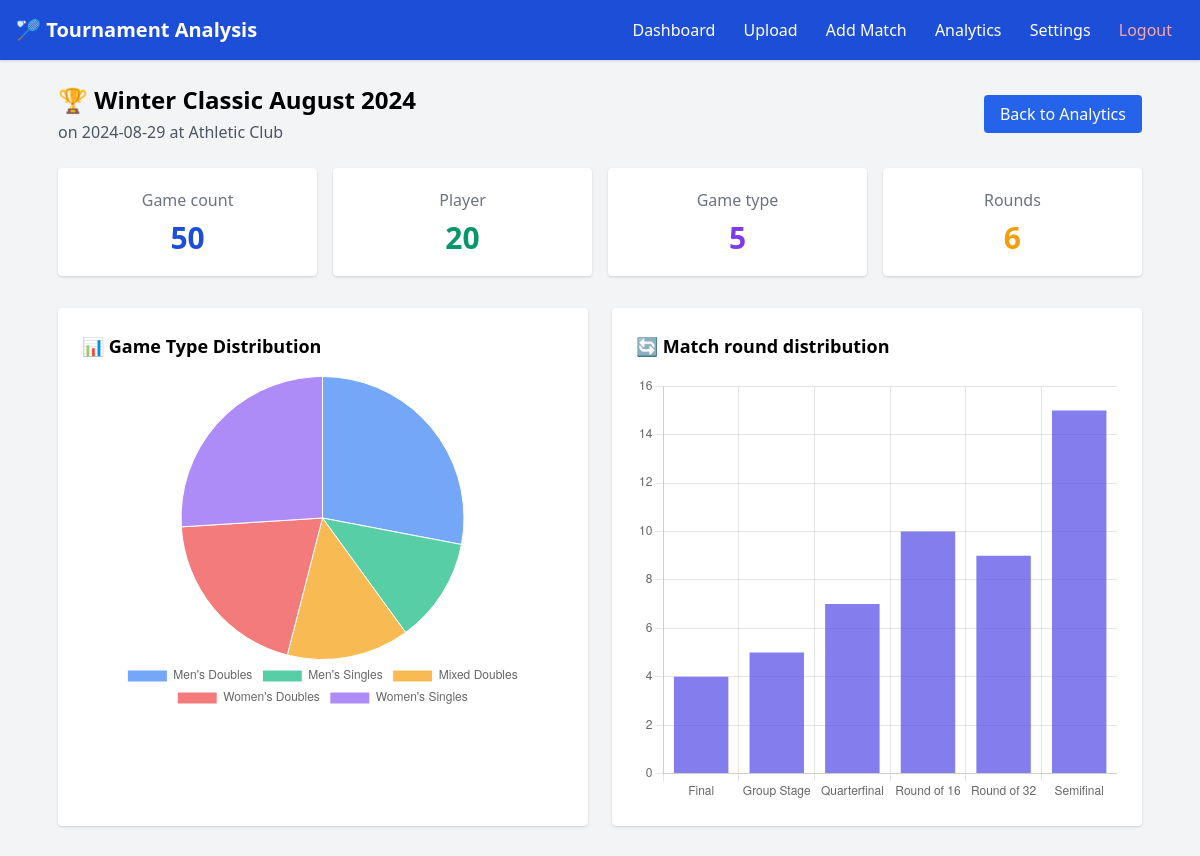
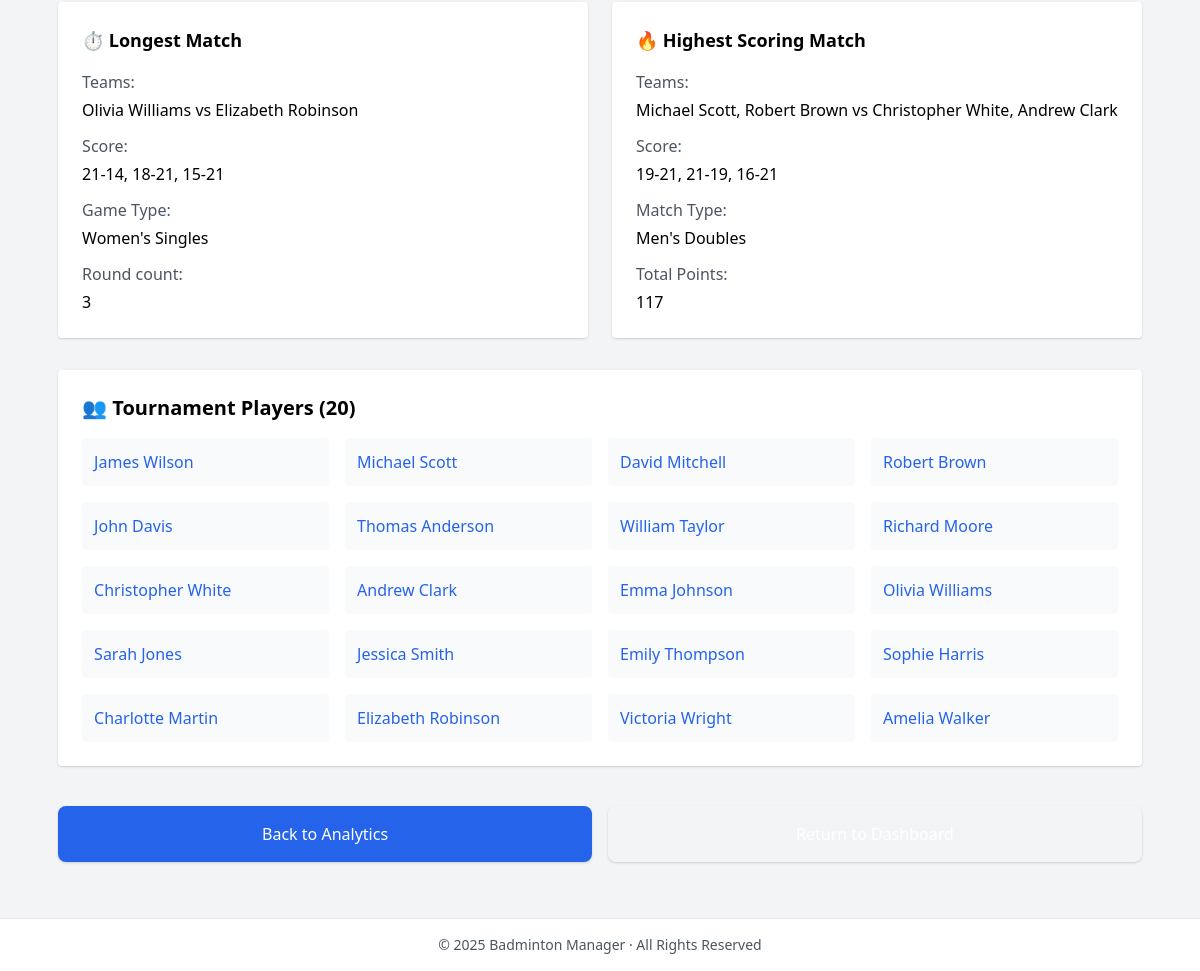
Page /analytics/tournament/5 (signed in) on the committed database (2 pictures, top to bottom).
### models.py (models this page shows, shortened)
class Tournament(db.Model):
    id = db.Column(db.Integer, primary_key=True)
    name = db.Column(db.String(200), nullable=False)
    date = db.Column(db.Date, nullable=False)
    location = db.Column(db.String(200))
    created_at = db.Column(db.DateTime, default=db.func.current_timestamp())
    user_id = db.Column(db.Integer, db.ForeignKey('user.id'), nullable=False)
    matches = db.relationship('Match', backref='tournament', lazy=True, cascade="all, delete-orphan")

class Player(db.Model):
    id = db.Column(db.Integer, primary_key=True)
    name = db.Column(db.String(150), nullable=False)
    teams_as_player1 = db.relationship('Team', foreign_keys='Team.player1_id', backref='player1', lazy=True)
    teams_as_player2 = db.relationship('Team', foreign_keys='Team.player2_id', backref='player2', lazy=True)

class Match(db.Model):
    id = db.Column(db.Integer, primary_key=True)
    tournament_id = db.Column(db.Integer, db.ForeignKey('tournament.id'), nullable=False)
    round_name = db.Column(db.String(100), nullable=False)
    group_name = db.Column(db.String(100))  # Optional group name
    team1_id = db.Column(db.Integer, db.ForeignKey('team.id'), nullable=False)
    team2_id = db.Column(db.Integer, db.ForeignKey('team.id'), nullable=False)
    score1 = db.Column(db.String(100), nullable=False)  # e.g., "21-19, 19-21, 21-18"
    score2 = db.Column(db.String(100), nullable=False)  # e.g., "19-21, 21-19, 18-21"
    match_type = db.Column(db.String(50), nullable=False)  # e.g., "Men's Singles"
    timestamp = db.Column(db.DateTime, default=db.func.current_timestamp())

### analytics.py (the view)
@analytics.route('/analytics/tournament/<int:tournament_id>')
@login_required
def tournament_analytics(tournament_id):
    user_id = session.get("user_id")
    tournament_stats = get_tournament_stats(tournament_id, user_id)
    if not tournament_stats:
        return redirect(url_for('analytics.analytics_dashboard'))
    return render_template(
        "tournament_analytics.html",  # Changed from "html/tournament_analytics.html"
        tournament=tournament_stats
    )

### analytics.py (called while the page is built)
def login_required(f):
    @wraps(f)
    def decorated_function(*args, **kwargs):
        if 'user_id' not in session:
            flash('Please log in to access this page')
            return redirect(url_for('login'))
        return f(*args, **kwargs)
    return decorated_function

### templates/Tournament_analytics.html (shortened to what this page needs)
{% extends "layout.html" %}
{% block page_title %}Tournament Analysis{% endblock %}
{% block content %}
<div class="mb-6 flex justify-between items-center">
  <div>
    <h2 class="text-2xl font-semibold">🏆 {{ tournament.name }}</h2>
    <p class="text-gray-600 mt-1">
      on {{ tournament.date }} at {{ tournament.location }}
    </p>
  </div>
  <div>
    <a href="/analytics" class="bg-blue-600 text-white px-4 py-2 rounded hover:bg-blue-700 transition">
      Back to Analytics
    </a>
  </div>
</div>
<div class="grid grid-cols-1 md:grid-cols-4 gap-4 mb-8">
  <div class="bg-white p-5 rounded shadow text-center">
    <p class="text-gray-500">Game count</p>
    <p class="text-3xl font-bold text-blue-700 mt-2">{{ tournament.match_count }}</p>
  </div>
  <div class="bg-white p-5 rounded shadow text-center">
    <p class="text-gray-500">Player</p>
    <p class="text-3xl font-bold text-green-600 mt-2">{{ tournament.player_count }}</p>
  </div>
  <div class="bg-white p-5 rounded shadow text-center">
    <p class="text-gray-500">Game type</p>
    <p class="text-3xl font-bold text-purple-600 mt-2">{{ tournament.match_types|length }}</p>
  </div>
  <div class="bg-white p-5 rounded shadow text-center">
    <p class="text-gray-500">Rounds</p>
    <p class="text-3xl font-bold text-yellow-500 mt-2">{{ tournament.rounds|length }}</p>
  </div>
</div>
<div class="grid grid-cols-1 md:grid-cols-2 gap-6 mb-8">
  <div class="bg-white p-6 rounded shadow">
    <h3 class="text-lg font-semibold mb-4">📊 Game Type Distribution</h3>
    <canvas id="matchTypeChart" height="250"></canvas>
  </div>
  <div class="bg-white p-6 rounded shadow">
    <h3 class="text-lg font-semibold mb-4">🔄 Match round distribution</h3>
    <canvas id="roundsChart" height="250"></canvas>
  </div>
</div>
<div class="grid grid-cols-1 md:grid-cols-2 gap-6 mb-8">
  {% if tournament.longest_match %}
    <div class="bg-white p-6 rounded shadow">
      <h3 class="text-lg font-semibold mb-4">⏱ Longest Match</h3>
      <div class="space-y-3">
        <div>
          <span class="font-medium text-gray-600">Teams:</span>
          <p class="mt-1">{{ tournament.longest_match.team1 }} vs {{ tournament.longest_match.team2 }}</p>
        </div>
        <div>
          <span class="font-medium text-gray-600">Score:</span>
          <p class="mt-1">{{ tournament.longest_match.score1 }}</p>
        </div>
        <div>
          <span class="font-medium text-gray-600">Game Type:</span>
          <p class="mt-1">{{ tournament.longest_match.match_type }}</p>
        </div>
        <div>
          <span class="font-medium text-gray-600">Round count:</span>
          <p class="mt-1">{{ tournament.longest_match.sets }}</p>
        </div>
      </div>
    </div>
  {% endif %}
  {% if tournament.highest_score %}
    <div class="bg-white p-6 rounded shadow">
      <h3 class="text-lg font-semibold mb-4">🔥 Highest Scoring Match</h3>
      <div class="space-y-3">
        <div>
          <span class="font-medium text-gray-600">Teams:</span>
          <p class="mt-1">{{ tournament.highest_score.team1 }} vs {{ tournament.highest_score.team2 }}</p>
        </div>
        <div>
          <span class="font-medium text-gray-600">Score:</span>
          <p class="mt-1">{{ tournament.highest_score.score1 }}</p>
        </div>
        <div>
          <span class="font-medium text-gray-600">Match Type:</span>
          <p class="mt-1">{{ tournament.highest_score.match_type }}</p>
        </div>
        <div>
          <span class="font-medium text-gray-600">Total Points:</span>
          <p class="mt-1">{{ tournament.highest_score.total_points }}</p>
        </div>
      </div>
    </div>
  {% endif %}
</div>
<div class="bg-white rounded shadow p-6 mb-10">
  <h3 class="text-xl font-bold mb-4">👥 Tournament Players ({{ tournament.players|length }})</h3>
  <div class="grid grid-cols-2 md:grid-cols-4 gap-4">
    {% for player in tournament.players %}
      <div class="p-3 bg-gray-50 rounded">
        <a href="/analytics/player/{{ player.id }}" class="text-blue-600 hover:underline">
          {{ player.name }}
        </a>
      </div>
    {% endfor %}
  </div>
</div>
<div class="grid grid-cols-1 md:grid-cols-2 gap-4 mb-8">
  <a href="/analytics" class="bg-blue-600 text-white p-4 rounded-lg shadow hover:bg-blue-700 transition text-center">
    Back to Analytics
  </a>
  <a href="/dashboard" class="bg-teal-600 text-white p-4 rounded-lg shadow hover:bg-teal-700 transition text-center">
  </a>
</div>
{% endblock %}
{% block scripts %}
<script>
  // Init graph
  document.addEventListener('DOMContentLoaded', function() {
    // Deal with match type
    const matchTypes = {{ tournament.match_types|tojson }};
    const matchTypeLabels = [];
    const matchTypeValues = [];
    for (const type in matchTypes) {
      matchTypeLabels.push(type);
      matchTypeValues.push(matchTypes[type]);
    }
    // Draw event type distribution
    const matchTypeCtx = document.getElementById('matchTypeChart').getContext('2d');
    const matchTypeChart = new Chart(matchTypeCtx, {
      type: 'pie',
      data: {
        labels: matchTypeLabels,
        datasets: [{
          data: matchTypeValues,
          backgroundColor: [
            'rgba(59, 130, 246, 0.7)',
            'rgba(16, 185, 129, 0.7)',
            'rgba(245, 158, 11, 0.7)',
            'rgba(239, 68, 68, 0.7)',
            'rgba(139, 92, 246, 0.7)'
          ],
          borderWidth: 1
        }]
      },
      options: {
        responsive: true,
        maintainAspectRatio: false,
        plugins: {
          legend: {
            position: 'bottom'
          }
        }
      }
    });
    // Deal with the round data
    const rounds = {{ tournament.rounds|tojson }};
    const roundLabels = [];
    const roundValues = [];
    for (const round in rounds) {
      roundLabels.push(round);
      roundValues.push(rounds[round]);
    }
    // Draw the round distribution graph
    const roundsCtx = document.getElementById('roundsChart').getContext('2d');
    const roundsChart = new Chart(roundsCtx, {
      type: 'bar',
      data: {
        labels: roundLabels,
        datasets: [{
          label: 'Game count',
          data: roundValues,
          backgroundColor: 'rgba(79, 70, 229, 0.7)',
          borderWidth: 0
        }]
      },
      options: {
        responsive: true,
        maintainAspectRatio: false,
        plugins: {
          legend: {
            display: false
          }
        },
        scales: {
          y: {
            beginAtZero: true,
            ticks: {
              precision: 0
            }
          }
        }
      }
    });
  });
</script>
{% endblock %}

### templates/layout.html (shortened to what this page needs)
<!DOCTYPE html>
<html lang="en">
<head>
  <link href="https://cdn.jsdelivr.net/npm/tailwindcss@2.2.19/dist/tailwind.min.css" rel="stylesheet">
</head>
<body class="bg-gray-100 min-h-screen flex flex-col">
  <nav class="bg-blue-700 text-white p-4 flex justify-between items-center shadow">
    <h1 class="text-xl font-bold">🏸 {% block page_title %}Badminton Manager{% endblock %}</h1>
    <div>
      {% if session.get('user_id') %}
        <a href="/dashboard" class="px-3 hover:underline">Dashboard</a>
        <a href="/upload" class="px-3 hover:underline">Upload</a>
        <a href="/input_form" class="px-3 hover:underline">Add Match</a>
        <a href="/analytics" class="px-3 hover:underline">Analytics</a>
        <a href="/settings" class="px-3 hover:underline">Settings</a>
        <a href="/logout" class="px-3 hover:underline text-red-300">Logout</a>
      {% else %}
        <a href="/" class="px-3 hover:underline">Home</a>
        <a href="/login" class="px-3 hover:underline">Login</a>
        <a href="/signup" class="px-3 hover:underline">Sign Up</a>
      {% endif %}
    </div>
  </nav>
  <main class="flex-1 max-w-6xl mx-auto px-4 py-6">
    {% block content %}{% endblock %}
  </main>
  <footer class="bg-white text-gray-600 text-sm text-center py-4 border-t">
    © 2025 Badminton Manager · All Rights Reserved
  </footer>
  {% block scripts %}{% endblock %}
</body>
</html>

### rows in the picture
Tournament: name "Winter Classic August 2024", location "Athletic Club"
Player: longest_match.team1 "Olivia Williams", name "Olivia Williams"
Player: longest_match.team2 "Elizabeth Robinson", name "Elizabeth Robinson"
Match: longest_match.score1 "21-14, 18-21, 15-21", longest_match.match_type "Women's Singles"
Match: highest_score.score1 "19-21, 21-19, 16-21", highest_score.match_type "Men's Doubles"
Player: name "James Wilson"
Player: name "Michael Scott"
Player: name "David Mitchell"
Player: name "Robert Brown"
Player: name "John Davis"
Player: name "Thomas Anderson"
Player: name "William Taylor"
Player: name "Richard Moore"
Player: name "Christopher White"
Player: name "Andrew Clark"
Player: name "Emma Johnson"
Player: name "Sarah Jones"
Player: name "Jessica Smith"
Player: name "Emily Thompson"
Player: name "Sophie Harris"
Player: name "Charlotte Martin"
Player: name "Victoria Wright"
Player: name "Amelia Walker"

### other values in the picture
{{ tournament.date }} "2024-08-29"
{{ tournament.match_count }} "50"
{{ tournament.player_count }} "20"
{{ tournament.match_types|length }} "5"
{{ tournament.rounds|length }} "6"
{{ tournament.longest_match.sets }} "3"
{{ tournament.highest_score.team1 }} "Michael Scott, Robert Brown"
{{ tournament.highest_score.team2 }} "Christopher White, Andrew Clark"
{{ tournament.highest_score.total_points }} "117"
{{ tournament.players|length }} "20"
chart data {{ tournament.rounds|tojson }} {"Final": 4, "Group Stage": 5, "Quarterfinal": 7, "Round of 16": 10, "Round of 32": 9, "Semifinal": 15}
